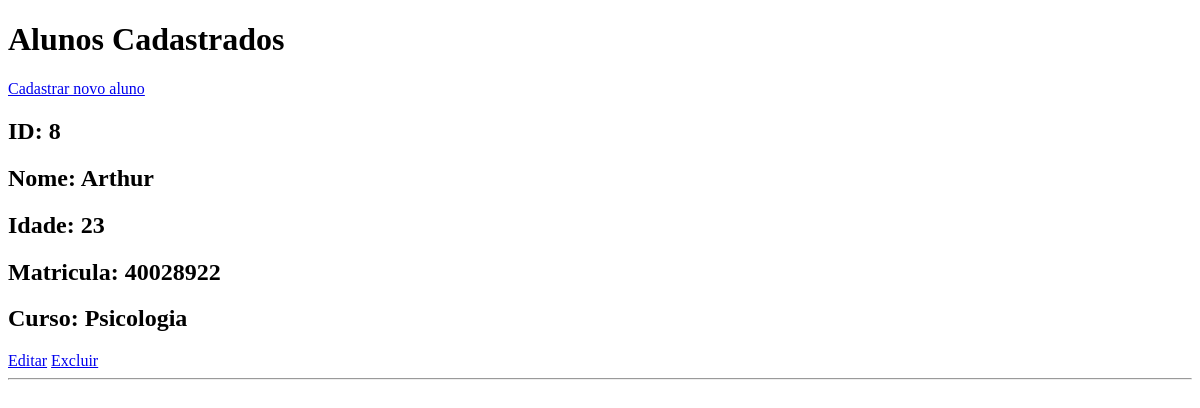
The page /crud-alunos/index.php on the database as committed earlier.
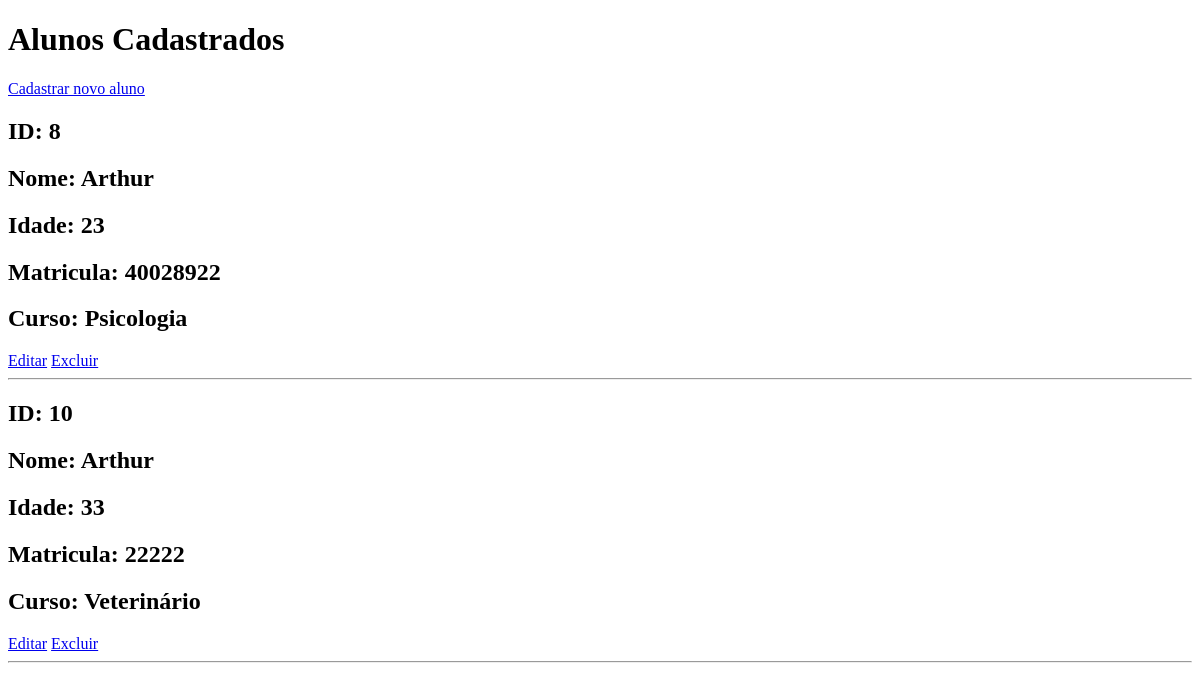
The same page on the database as committed later.
### tables this page shows
CREATE TABLE alunos(
    id INTEGER PRIMARY KEY AUTOINCREMENT,
    nome TEXT NOT NULL,
    idade INTEGER NOT NULL,
    matricula TEXT NOT NULL,
    curso TEXT NOT NULL
    );

### crud-alunos/classes/AlunoRepository.php (called while the page is built, shortened)
<?php
class AlunoRepository
{
    private PDO $pdo;
    public function __construct(
        PDO $pdo
    ) {
        $this->pdo = $pdo;
    }
    public function listar(): array
    {
        $sql = "SELECT * FROM alunos";
        $stmt = $this->pdo->prepare($sql);
        $stmt->execute();
        return $stmt->fetchAll(PDO::FETCH_ASSOC);
    }
}

### crud-alunos/index.php (the view, shortened to what this page needs)
<?php
require_once "config/database.php";
require_once "classes/AlunoRepository.php";
$repository = new AlunoRepository($pdo);
$alunos = $repository->listar();
?>
<!DOCTYPE html>
<html lang="pt-BR">
<head>
</head>
<body>
    <h1>Alunos Cadastrados</h1>
    <a href="criar.php">Cadastrar novo aluno</a>
    <?php if (empty($alunos)): ?>
        <p>Sem alunos cadastrados</p>
    <?php else: ?>
        <?php foreach ($alunos as $aluno): ?>
            <h2>ID: <?= htmlspecialchars($aluno["id"]) ?></h2>
            <h2>Nome: <?= htmlspecialchars($aluno["nome"]) ?></h2>
            <h2>Idade: <?= htmlspecialchars($aluno["idade"]) ?></h2>
            <h2>Matricula: <?= htmlspecialchars($aluno["matricula"]) ?></h2>
            <h2>Curso: <?= htmlspecialchars($aluno["curso"]) ?></h2>
            <a href="editar.php?id=<?= $aluno["id"] ?>">Editar</a>
            <a href="excluir.php?id=<?= $aluno["id"] ?>">Excluir</a>
            <hr>
        <?php endforeach; ?>
    <?php endif; ?>
</body>
</html>

Rows that differ between the two databases and show on the page:
added alunos: id "10", nome "Arthur", idade "33", matricula "22222", curso "Veterinário"
